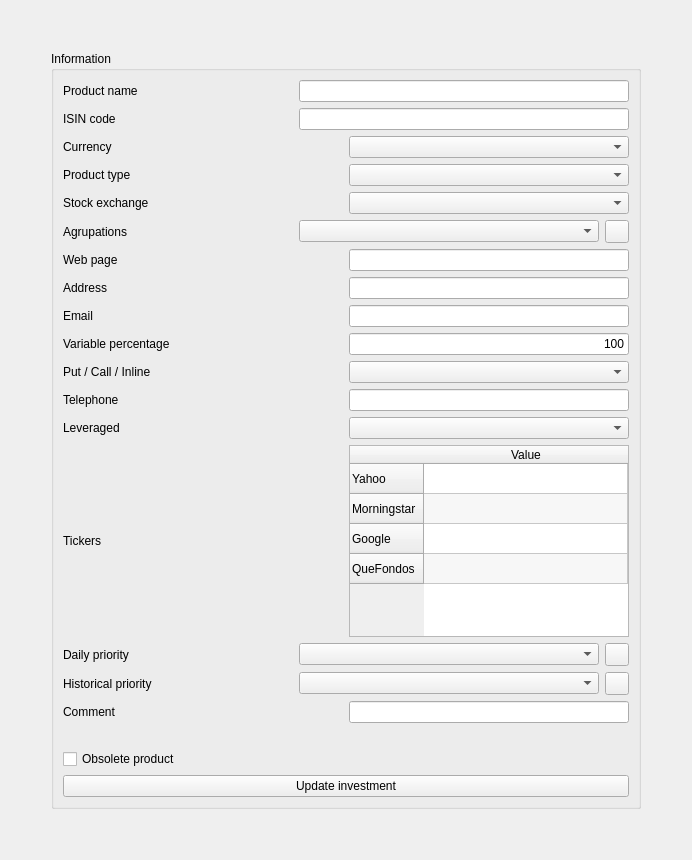
       <widget class="QWidget" name="tabInformacion">
        <attribute name="title">
         <string>Investment information</string>
        </attribute>
        <layout class="QHBoxLayout" name="horizontalLayout_39">
         <item>
          <spacer name="horizontalSpacer_3">
           <property name="orientation">
            <enum>Qt::Horizontal</enum>
           </property>
           <property name="sizeHint" stdset="0">
            <size>
             <width>40</width>
             <height>20</height>
            </size>
           </property>
          </spacer>
         </item>
         <item>
          <layout class="QVBoxLayout" name="verticalLayout_5">
           <item>
            <spacer name="verticalSpacer">
             <property name="orientation">
              <enum>Qt::Vertical</enum>
             </property>
             <property name="sizeHint" stdset="0">
              <size>
               <width>20</width>
               <height>40</height>
              </size>
             </property>
            </spacer>
           </item>
           <item>
            <widget class="QGroupBox" name="grpInformation">
             <property name="title">
              <string>Information</string>
             </property>
             <layout class="QHBoxLayout" name="horizontalLayout_26">
              <item>
               <layout class="QVBoxLayout" name="verticalLayout_2">
                <item>
                 <layout class="QHBoxLayout" name="horizontalLayout_10">
                  <item>
                   <widget class="QLabel" name="label">
                    <property name="sizePolicy">
                     <sizepolicy hsizetype="Fixed" vsizetype="Preferred">
                      <horstretch>0</horstretch>
                      <verstretch>0</verstretch>
                     </sizepolicy>
                    </property>
                    <property name="minimumSize">
                     <size>
                      <width>230</width>
                      <height>0</height>
                     </size>
                    </property>
                    <property name="text">
                     <string>Product name</string>
                    </property>
                   </widget>
                  </item>
                  <item>
                   <widget class="QLineEdit" name="txtName">
                    <property name="sizePolicy">
                     <sizepolicy hsizetype="Minimum" vsizetype="Fixed">
                      <horstretch>0</horstretch>
                      <verstretch>0</verstretch>
                     </sizepolicy>
                    </property>
                    <property name="minimumSize">
                     <size>
                      <width>330</width>
                      <height>0</height>
                     </size>
                    </property>
                    <property name="alignment">
                     <set>Qt::AlignRight|Qt::AlignTrailing|Qt::AlignVCenter</set>
                    </property>
                   </widget>
                  </item>
                 </layout>
                </item>
                <item>
                 <layout class="QHBoxLayout" name="horizontalLayout_21">
                  <item>
                   <widget class="QLabel" name="label_10">
                    <property name="sizePolicy">
                     <sizepolicy hsizetype="Fixed" vsizetype="Preferred">
                      <horstretch>0</horstretch>
                      <verstretch>0</verstretch>
                     </sizepolicy>
                    </property>
                    <property name="minimumSize">
                     <size>
                      <width>230</width>
                      <height>0</height>
                     </size>
                    </property>
                    <property name="text">
                     <string>ISIN code</string>
                    </property>
                   </widget>
                  </item>
                  <item>
                   <widget class="QLineEdit" name="txtISIN">
                    <property name="sizePolicy">
                     <sizepolicy hsizetype="Minimum" vsizetype="Fixed">
                      <horstretch>0</horstretch>
                      <verstretch>0</verstretch>
                     </sizepolicy>
                    </property>
                    <property name="minimumSize">
                     <size>
                      <width>230</width>
                      <height>0</height>
                     </size>
                    </property>
                    <property name="alignment">
                     <set>Qt::AlignRight|Qt::AlignTrailing|Qt::AlignVCenter</set>
                    </property>
                   </widget>
                  </item>
                 </layout>
                </item>
                <item>
                 <layout class="QHBoxLayout" name="horizontalLayout_15">
                  <item>
                   <widget class="QLabel" name="label_9">
                    <property name="text">
                     <string>Currency</string>
                    </property>
                   </widget>
                  </item>
                  <item>
                   <widget class="QComboBox" name="cmbCurrency"/>
                  </item>
                 </layout>
                </item>
                <item>
                 <layout class="QHBoxLayout" name="horizontalLayout_23">
                  <item>
                   <widget class="QLabel" name="label_12">
                    <property name="text">
                     <string>Product type</string>
                    </property>
                   </widget>
                  </item>
                  <item>
                   <widget class="QComboBox" name="cmbTipo"/>
                  </item>
                 </layout>
                </item>
                <item>
                 <layout class="QHBoxLayout" name="horizontalLayout_30">
                  <item>
                   <widget class="QLabel" name="label_16">
                    <property name="text">
                     <string>Stock exchange</string>
                    </property>
                   </widget>
                  </item>
                  <item>
                   <widget class="QComboBox" name="cmbBolsa"/>
                  </item>
                 </layout>
                </item>
                <item>
                 <layout class="QHBoxLayout" name="horizontalLayout_24">
                  <item>
                   <widget class="QLabel" name="label_13">
                    <property name="sizePolicy">
                     <sizepolicy hsizetype="Fixed" vsizetype="Preferred">
                      <horstretch>0</horstretch>
                      <verstretch>0</verstretch>
                     </sizepolicy>
                    </property>
                    <property name="minimumSize">
                     <size>
                      <width>230</width>
                      <height>0</height>
                     </size>
                    </property>
                    <property name="text">
                     <string>Agrupations</string>
                    </property>
                   </widget>
                  </item>
                  <item>
                   <widget class="QComboBox" name="cmbAgrupations"/>
                  </item>
                  <item>
                   <widget class="QToolButton" name="cmdAgrupations">
                    <property name="icon">
                     <iconset resource="../images/xulpymoney.qrc">
                      <normaloff>:/xulpymoney/search.png</normaloff>:/xulpymoney/search.png</iconset>
                    </property>
                   </widget>
                  </item>
                 </layout>
                </item>
                <item>
                 <layout class="QHBoxLayout" name="horizontalLayout_14">
                  <item>
                   <widget class="QLabel" name="label_3">
                    <property name="text">
                     <string>Web page</string>
                    </property>
                   </widget>
                  </item>
                  <item>
                   <widget class="QLineEdit" name="txtWeb">
                    <property name="sizePolicy">
                     <sizepolicy hsizetype="Minimum" vsizetype="Fixed">
                      <horstretch>0</horstretch>
                      <verstretch>0</verstretch>
                     </sizepolicy>
                    </property>
                    <property name="minimumSize">
                     <size>
                      <width>230</width>
                      <height>0</height>
                     </size>
                    </property>
                    <property name="alignment">
                     <set>Qt::AlignRight|Qt::AlignTrailing|Qt::AlignVCenter</set>
                    </property>
                   </widget>
                  </item>
                 </layout>
                </item>
                <item>
                 <layout class="QHBoxLayout" name="horizontalLayout_17">
                  <item>
                   <widget class="QLabel" name="label_4">
                    <property name="text">
                     <string>Address</string>
                    </property>
                   </widget>
                  </item>
                  <item>
                   <widget class="QLineEdit" name="txtAddress">
                    <property name="sizePolicy">
                     <sizepolicy hsizetype="Minimum" vsizetype="Fixed">
                      <horstretch>0</horstretch>
                      <verstretch>0</verstretch>
                     </sizepolicy>
                    </property>
                    <property name="minimumSize">
                     <size>
                      <width>230</width>
                      <height>0</height>
                     </size>
                    </property>
                    <property name="alignment">
                     <set>Qt::AlignRight|Qt::AlignTrailing|Qt::AlignVCenter</set>
                    </property>
                   </widget>
                  </item>
                 </layout>
                </item>
                <item>
                 <layout class="QHBoxLayout" name="horizontalLayout_27">
                  <item>
                   <widget class="QLabel" name="lblMail">
                    <property name="text">
                     <string>Email</string>
                    </property>
                   </widget>
                  </item>
                  <item>
                   <widget class="QLineEdit" name="txtMail">
                    <property name="sizePolicy">
                     <sizepolicy hsizetype="Minimum" vsizetype="Fixed">
                      <horstretch>0</horstretch>
                      <verstretch>0</verstretch>
                     </sizepolicy>
                    </property>
                    <property name="minimumSize">
                     <size>
                      <width>230</width>
                      <height>0</height>
                     </size>
                    </property>
                    <property name="alignment">
                     <set>Qt::AlignRight|Qt::AlignTrailing|Qt::AlignVCenter</set>
                    </property>
                   </widget>
                  </item>
                 </layout>
                </item>
                <item>
                 <layout class="QHBoxLayout" name="horizontalLayout_28">
                  <item>
                   <widget class="QLabel" name="label_14">
                    <property name="text">
                     <string>Variable percentage</string>
                    </property>
                   </widget>
                  </item>
                  <item>
                   <widget class="QLineEdit" name="txtTPC">
                    <property name="sizePolicy">
                     <sizepolicy hsizetype="Minimum" vsizetype="Fixed">
                      <horstretch>0</horstretch>
                      <verstretch>0</verstretch>
                     </sizepolicy>
                    </property>
                    <property name="minimumSize">
                     <size>
                      <width>230</width>
                      <height>0</height>
                     </size>
                    </property>
                    <property name="text">
                     <string>100</string>
                    </property>
                    <property name="alignment">
                     <set>Qt::AlignRight|Qt::AlignTrailing|Qt::AlignVCenter</set>
                    </property>
                   </widget>
                  </item>
                 </layout>
                </item>
                <item>
                 <layout class="QHBoxLayout" name="horizontalLayout_38">
                  <item>
                   <widget class="QLabel" name="label_22">
                    <property name="text">
                     <string>Put / Call / Inline</string>
                    </property>
                   </widget>
                  </item>
                  <item>
                   <widget class="QComboBox" name="cmbPCI"/>
                  </item>
                 </layout>
                </item>
                <item>
                 <layout class="QHBoxLayout" name="horizontalLayout_18">
                  <item>
                   <widget class="QLabel" name="label_5">
                    <property name="text">
                     <string>Telephone</string>
                    </property>
                   </widget>
                  </item>
                  <item>
                   <widget class="QLineEdit" name="txtPhone">
                    <property name="sizePolicy">
                     <sizepolicy hsizetype="Minimum" vsizetype="Fixed">
                      <horstretch>0</horstretch>
                      <verstretch>0</verstretch>
                     </sizepolicy>
                    </property>
                    <property name="minimumSize">
                     <size>
                      <width>230</width>
                      <height>0</height>
                     </size>
                    </property>
                    <property name="alignment">
                     <set>Qt::AlignRight|Qt::AlignTrailing|Qt::AlignVCenter</set>
                    </property>
                   </widget>
                  </item>
                 </layout>
                </item>
                <item>
                 <layout class="QHBoxLayout" name="horizontalLayout_29">
                  <item>
                   <widget class="QLabel" name="label_15">
                    <property name="text">
                     <string>Leveraged</string>
                    </property>
                   </widget>
                  </item>
                  <item>
                   <widget class="QComboBox" name="cmbApalancado"/>
                  </item>
                 </layout>
                </item>
                <item>
                 <layout class="QHBoxLayout" name="horizontalLayout_42">
                  <item>
                   <widget class="QLabel" name="label_11">
                    <property name="minimumSize">
                     <size>
                      <width>280</width>
                      <height>0</height>
                     </size>
                    </property>
                    <property name="text">
                     <string>Tickers</string>
                    </property>
                   </widget>
                  </item>
                  <item>
                   <widget class="QTableWidget" name="tblTickers">
                    <property name="minimumSize">
                     <size>
                      <width>230</width>
                      <height>0</height>
                     </size>
                    </property>
                    <property name="alternatingRowColors">
                     <bool>true</bool>
                    </property>
                    <property name="selectionMode">
                     <enum>QAbstractItemView::SingleSelection</enum>
                    </property>
                    <attribute name="horizontalHeaderStretchLastSection">
                     <bool>true</bool>
                    </attribute>
                    <attribute name="verticalHeaderVisible">
                     <bool>true</bool>
                    </attribute>
                    <row>
                     <property name="text">
                      <string>Yahoo</string>
                     </property>
                    </row>
                    <row>
                     <property name="text">
                      <string>Morningstar</string>
                     </property>
                    </row>
                    <row>
                     <property name="text">
                      <string>Google</string>
                     </property>
                    </row>
                    <row>
                     <property name="text">
                      <string>QueFondos</string>
                     </property>
                    </row>
                    <column>
                     <property name="text">
                      <string>Value</string>
                     </property>
                    </column>
                   </widget>
                  </item>
                 </layout>
                </item>
                <item>
                 <layout class="QHBoxLayout" name="horizontalLayout_32">
                  <item>
                   <widget class="QLabel" name="label_17">
                    <property name="sizePolicy">
                     <sizepolicy hsizetype="Fixed" vsizetype="Preferred">
                      <horstretch>0</horstretch>
                      <verstretch>0</verstretch>
                     </sizepolicy>
                    </property>
                    <property name="minimumSize">
                     <size>
                      <width>230</width>
                      <height>0</height>
                     </size>
                    </property>
                    <property name="text">
                     <string>Daily priority</string>
                    </property>
                   </widget>
                  </item>
                  <item>
                   <widget class="QComboBox" name="cmbPriority"/>
                  </item>
                  <item>
                   <widget class="QToolButton" name="cmdPriority">
                    <property name="icon">
                     <iconset resource="../images/xulpymoney.qrc">
                      <normaloff>:/xulpymoney/search.png</normaloff>:/xulpymoney/search.png</iconset>
                    </property>
                   </widget>
                  </item>
                 </layout>
                </item>
                <item>
                 <layout class="QHBoxLayout" name="horizontalLayout_34">
                  <item>
                   <widget class="QLabel" name="label_19">
                    <property name="sizePolicy">
                     <sizepolicy hsizetype="Fixed" vsizetype="Preferred">
                      <horstretch>0</horstretch>
                      <verstretch>0</verstretch>
                     </sizepolicy>
                    </property>
                    <property name="minimumSize">
                     <size>
                      <width>230</width>
                      <height>0</height>
                     </size>
                    </property>
                    <property name="text">
                     <string>Historical priority</string>
                    </property>
                   </widget>
                  </item>
                  <item>
                   <widget class="QComboBox" name="cmbPriorityHistorical"/>
                  </item>
                  <item>
                   <widget class="QToolButton" name="cmdPriorityHistorical">
                    <property name="icon">
                     <iconset resource="../images/xulpymoney.qrc">
                      <normaloff>:/xulpymoney/search.png</normaloff>:/xulpymoney/search.png</iconset>
                    </property>
                   </widget>
                  </item>
                 </layout>
                </item>
                <item>
                 <layout class="QHBoxLayout" name="horizontalLayout_36">
                  <item>
                   <widget class="QLabel" name="label_21">
                    <property name="text">
                     <string>Comment</string>
                    </property>
                   </widget>
                  </item>
                  <item>
                   <widget class="QLineEdit" name="txtComentario">
                    <property name="sizePolicy">
                     <sizepolicy hsizetype="Minimum" vsizetype="Fixed">
                      <horstretch>0</horstretch>
                      <verstretch>0</verstretch>
                     </sizepolicy>
                    </property>
                    <property name="minimumSize">
                     <size>
                      <width>230</width>
                      <height>0</height>
                     </size>
                    </property>
                    <property name="alignment">
                     <set>Qt::AlignRight|Qt::AlignTrailing|Qt::AlignVCenter</set>
                    </property>
                   </widget>
                  </item>
                 </layout>
                </item>
                <item>
                 <widget class="QLabel" name="lblAutoupdate">
                  <property name="font">
                   <font>
                    <weight>75</weight>
                    <bold>true</bold>
                   </font>
                  </property>
                  <property name="text">
                   <string/>
                  </property>
                 </widget>
                </item>
                <item>
                 <layout class="QHBoxLayout" name="horizontalLayout_33">
                  <item>
                   <widget class="QCheckBox" name="chkObsolete">
                    <property name="text">
                     <string>Obsolete product</string>
                    </property>
                   </widget>
                  </item>
                 </layout>
                </item>
                <item>
                 <widget class="QPushButton" name="cmdSave">
                  <property name="text">
                   <string>Update investment</string>
                  </property>
                  <property name="icon">
                   <iconset resource="../images/xulpymoney.qrc">
                    <normaloff>:/xulpymoney/save.png</normaloff>:/xulpymoney/save.png</iconset>
                  </property>
                 </widget>
                </item>
               </layout>
              </item>
             </layout>
            </widget>
           </item>
           <item>
            <spacer name="verticalSpacer_2">
             <property name="orientation">
              <enum>Qt::Vertical</enum>
             </property>
             <property name="sizeHint" stdset="0">
              <size>
               <width>20</width>
               <height>40</height>
              </size>
             </property>
            </spacer>
           </item>
          </layout>
         </item>
         <item>
          <spacer name="horizontalSpacer_4">
           <property name="orientation">
            <enum>Qt::Horizontal</enum>
           </property>
           <property name="sizeHint" stdset="0">
            <size>
             <width>40</width>
             <height>20</height>
            </size>
           </property>
          </spacer>
         </item>
        </layout>
       </widget>
